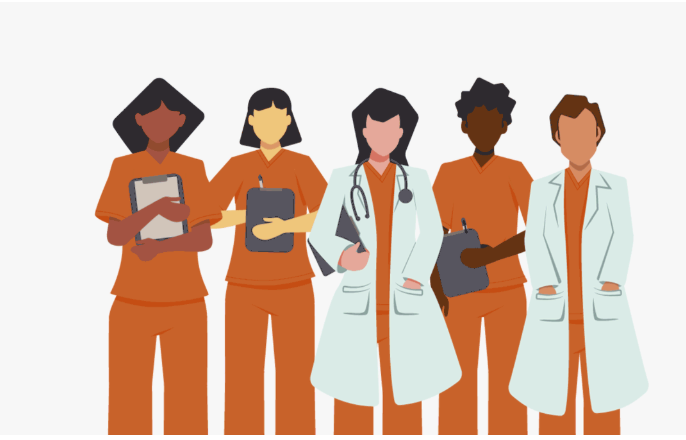
#> input picture doctor.png, 686 x 440 px
$ python draw_a_rectangle.py
#> lines starting #> are read from the running program, lines starting #| are printed output that depends on the picture
import cv2
locationofimage = input("Enter the location of image eg img.png: ")
#> the answer given: ../doctor.png
image = cv2.imread(locationofimage)
#> image is the input picture: shape (440, 686, 3); mean B, G, R 177.9, 193, 218
if image is not None:
   #outside rectangle
   pt1 = (50, 50)
   pt2 = (618, 390)
#eyes_1 rectangles
   pt3 = (200, 100)
   pt4 = (250, 150)
#eyes_2 rectangles
   pt5 = (468, 100)
   pt6=(418, 150)
#mouth rectangle
   pt7 = (250, 300)
   pt8 = (418, 350  )

   color = (255, 0, 0)  # Blue color in BGR
   thickness = 2  # Thickness of the rectangle border
   fill=-1  # Fill the rectangle
   image_with_rectangle = cv2.rectangle(image.copy(), pt1, pt2, color, fill)
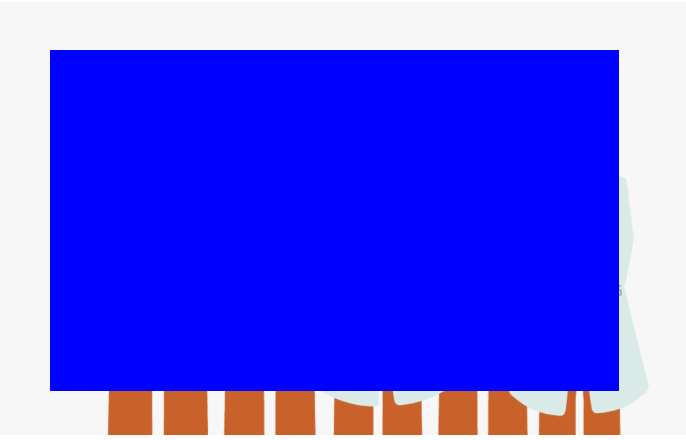
#> image_with_rectangle: shape (440, 686, 3); mean B, G, R 241.6, 80.6, 85.4
   image_with_rectangle = cv2.rectangle(image_with_rectangle, pt3, pt4, (0, 255, 0), thickness)
   image_with_rectangle = cv2.rectangle(image_with_rectangle, pt5, pt6, (0, 0, 255), thickness)
   image_with_rectangle = cv2.rectangle(image_with_rectangle, pt7, pt8, (0, 255, 255), thickness)
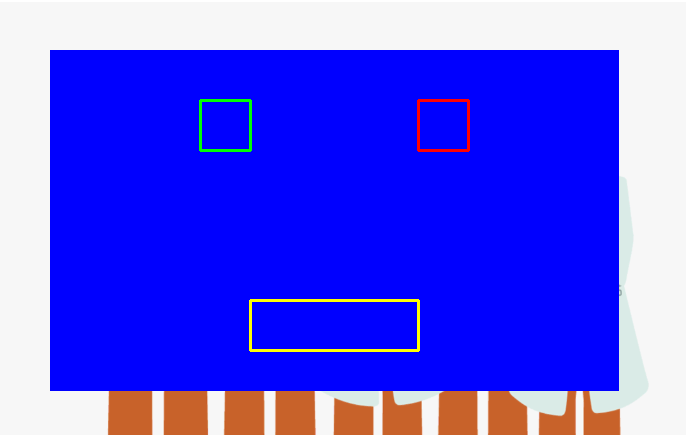
#> image_with_rectangle: shape (440, 686, 3); mean B, G, R 239.5, 82.2, 87
   cv2.imshow('Image with Rectangle', image_with_rectangle)
   cv2.waitKey(0)
   cv2.destroyAllWindows()
   cv2.imwrite('image_with_rectangle.png', image_with_rectangle)
